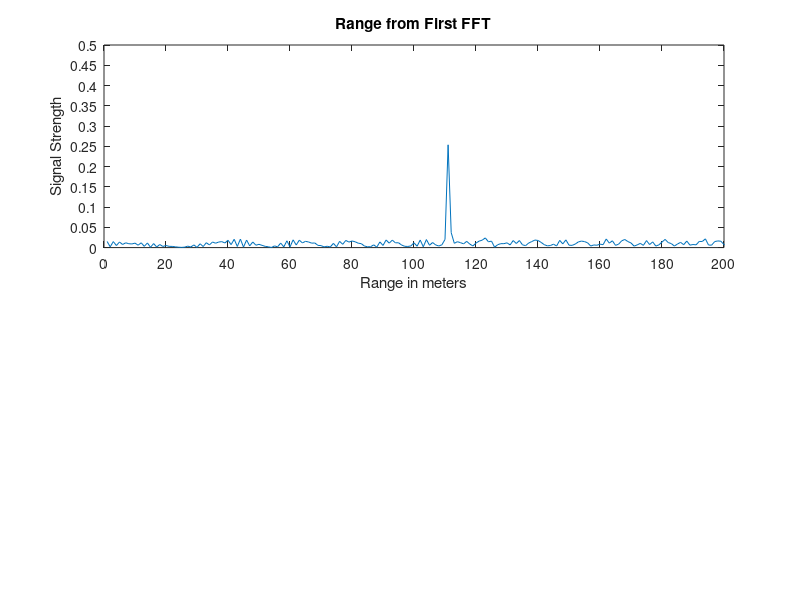
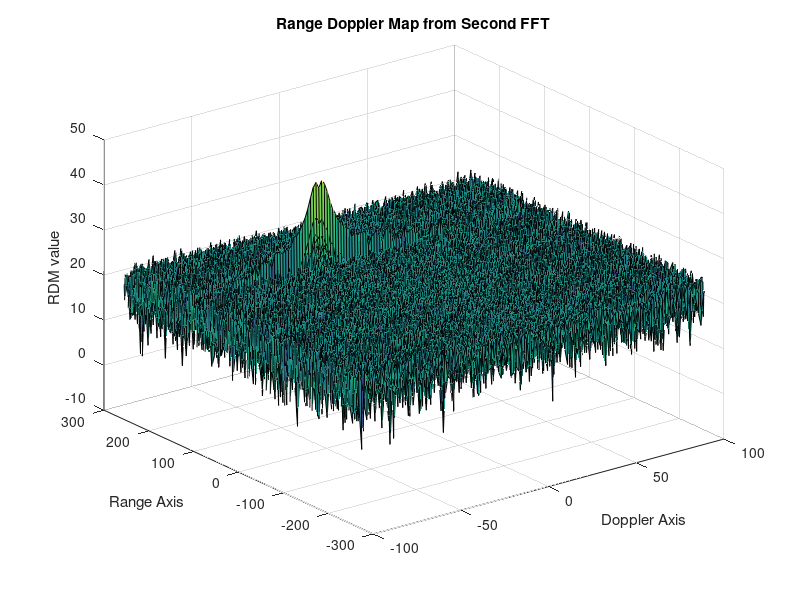

Reproduce these figures in MATLAB, in order. (Note: a time limit stopped this script after it produced the figures.)
clear all
clc;

%% Radar Specifications 
%%%%%%%%%%%%%%%%%%%%%%%%%%%
% Frequency of operation = 77GHz
% Max Range = 200m
% Range Resolution = 1 m
% Max Velocity = 100 m/s
%%%%%%%%%%%%%%%%%%%%%%%%%%%

%speed of light = 3e8
%% User Defined Range and Velocity of target
% *%TODO* :
% define the target's initial position and velocity. Note : Velocity
% remains contant
d0 = 110;         %initial position 
v0 = -28;        %initial velocity 


%% FMCW Waveform Generation

% *%TODO* :
%Design the FMCW waveform by giving the specs of each of its parameters.
% Calculate the Bandwidth (B), Chirp Time (Tchirp) and Slope (slope) of the FMCW
% chirp using the requirements above.


%Operating carrier frequency of Radar 
fc= 77e9;             %carrier freq
r_res = 1;
c = 3e8;
Rmax = 200;

Bsweep = c/(2*r_res); % Sweep bandwidth
Tchirp = 5.5*2*Rmax/c; % Chirp time
slope = Bsweep/Tchirp; % slope of a single chirp
                                                          
%The number of chirps in one sequence. Its ideal to have 2^ value for the ease of running the FFT
%for Doppler Estimation. 
Nd=128;                   % #of doppler cells OR #of sent periods % number of chirps

%The number of samples on each chirp. 
Nr=1024;                  %for length of time OR # of range cells

% Timestamp for running the displacement scenario for every sample on each
% chirp
t=linspace(0,Nd*Tchirp,Nr*Nd); %total time for samples


%Creating the vectors for Tx, Rx and Mix based on the total samples input.
Tx=zeros(1,length(t)); %transmitted signal
Rx=zeros(1,length(t)); %received signal
Mix = zeros(1,length(t)); %beat signal

%Similar vectors for range_covered and time delay.
r_t=zeros(1,length(t));
td=zeros(1,length(t));


%% Signal generation and Moving Target simulation
% Running the radar scenario over the time. 

for i=1:length(t)         
    
    
    % *%TODO* :
    %For each time stamp update the Range of the Target for constant velocity. 
    r_t(i) = d0 + v0*t(i);
    td(i) = 2*r_t(i)/c; 
    % *%TODO* :
    %For each time sample we need update the transmitted and
    %received signal. 
    Tx(i) = cos(2*pi*(fc*t(i) + slope*t(i)^2/2));
    Rx(i) = cos(2*pi*(fc*(t(i) - td(i)) + slope*(t(i) - td(i))^2/2));
    % *%TODO* :
    %Now by mixing the Transmit and Receive generate the beat signal
    %This is done by element wise matrix multiplication of Transmit and
    %Receiver Signal
    Mix(i) = Tx(i) * Rx(i);
    
end

%% RANGE MEASUREMENT


 % *%TODO* :
%reshape the vector into Nr*Nd array. Nr and Nd here would also define the size of
%Range and Doppler FFT respectively.
Mix = reshape(Mix,[Nr,Nd]);
 % *%TODO* :
%run the FFT on the beat signal along the range bins dimension (Nr) and
%normalize.
sig_fft1 = fft(Mix,Nr);  
sig_fft1 = sig_fft1./Nr;
 % *%TODO* :
% Take the absolute value of FFT output
sig_fft1 = abs(sig_fft1);  
 % *%TODO* :
% Output of FFT is double sided signal, but we are interested in only one side of the spectrum.
% Hence we throw out half of the samples.
single_side_sig_fft1 = sig_fft1(1:Nr/2);

%plotting the range
figure1 = figure ('Name','Range from First FFT');
subplot(2,1,1)

 % *%TODO* :
 % plot FFT output 
plot(single_side_sig_fft1); 
title('Range from First FFT')
xlabel('Range in meters') 
ylabel('Signal Strength') 
xticks(0:20:200);
yticks(0:0.05:0.5);
axis ([0 200 0 0.5]);

saveas(figure1, 'Output_Images/Range_First_FFT.png')

%% RANGE DOPPLER RESPONSE
% The 2D FFT implementation is already provided here. This will run a 2DFFT
% on the mixed signal (beat signal) output and generate a range doppler
% map.You will implement CFAR on the generated RDM


% Range Doppler Map Generation.

% The output of the 2D FFT is an image that has reponse in the range and
% doppler FFT bins. So, it is important to convert the axis from bin sizes
% to range and doppler based on their Max values.

Mix=reshape(Mix,[Nr,Nd]);

% 2D FFT using the FFT size for both dimensions.
sig_fft2 = fft2(Mix,Nr,Nd);

% Taking just one side of signal from Range dimension.
sig_fft2 = sig_fft2(1:Nr/2,1:Nd);
sig_fft2 = fftshift (sig_fft2);
RDM = abs(sig_fft2);
RDM = 10*log10(RDM) ;

%use the surf function to plot the output of 2DFFT and to show axis in both
%dimensions
doppler_axis = linspace(-100,100,Nd);
range_axis = linspace(-200,200,Nr/2)*((Nr/2)/400);
figure2 = figure('Name','Range Doppler Map from Second FFT');
surf(doppler_axis,range_axis,RDM);
title('Range Doppler Map from Second FFT')
xlabel('Doppler Axis') 
ylabel('Range Axis')
zlabel('RDM value') 
saveas(figure2, 'Output_Images/Range_Doppler_MAP_Second_FFT.png')

%% CFAR implementation

%Sliding Window comprising of CUT,Guard Cells and Training Cells through the complete Range Doppler Map

% *%TODO* :
%Configuring the sliding window dimensions
%Select the number of Training Cells in both dimensions Tcr:Row and Tcd:Colums
Tcr = 9;
Tcd = 8;
% *%TODO* :
%Select the number of Guard Cells in both dimensions Gcr:Row and Gcd:Colums around the Cell under 
%test (CUT) for accurate estimation
Gcr = 5;
Gcd = 5;
% *%TODO* :
% offset the threshold by SNR value in dB
offset = 1.4;

% *%TODO* :

%design a loop such that it slides the CUT across range doppler map by
%giving margins at the edges for Training and Guard Cells.
%For every iteration sum the signal level within all the training
%cells. To sum convert the value from logarithmic to linear using db2pow
%function. Average the summed values for all of the training
%cells used. After averaging convert it back to logarithimic using pow2db.
%Further add the offset to it to determine the threshold. Next, compare the
%signal under CUT with this threshold. If the CUT level > threshold assign
%it a value of 1, else equate it to 0.


% Use RDM[x,y] as the matrix from the output of 2D FFT for implementing
% CFAR






%Normalising the RDM Matrix
RDM = RDM/max(max(RDM));

% The row number of the CUT(Cell under test) will vary from Tcr+Gcr+1(Training band rows + Guard band rows + 1) as First CUT will be located in this row
% It will go till (Nr/2)-(Gcr+Tcr); subtracting by Nr/2 as the that is the last rows number in the RDM matrix
% Because while Taking just one side of signal from Range dimension. FFT2 was calculated for half of the sample (Positive returns) 
% sig_fft2 = sig_fft2(1:Nr/2,1:Nd)
for i = Tcr+Gcr+1:(Nr/2)-(Gcr+Tcr)
    % Similarly column number of the CUT cell will vary from Tcd+Gcd+1(Training band columns + Guard band columns + 1) as first column 
    % It will go till Nd-(Gcd+Tcd); subtracting by Nd(Number of chirps in the signal Mixed signal) as that is the last column number in the RDM matrix
    for j = Tcd+Gcd+1:Nd-(Gcd+Tcd)
        
       % Vector to store noise_level for each iteration on training cells
        noise_level = zeros(1,1);
        
        % Calculate noise SUM in the area around CUT excluding the Guard cells area 
        
        % while calculating the noise iterating is done from the left extreme end: i-(Tcr+Gcr) to the right extreme end: i+(Tcr+Gcr) of the sliding window 
        % surrounding the current CUT in consideration: i
        for p = i-(Tcr+Gcr) : i+(Tcr+Gcr)
            for q = j-(Tcd+Gcd) : j+(Tcd+Gcd)
                % Excluding the cells lying in the Guard cells area of the sliding window 
                if (abs(i-p) > Gcr || abs(j-q) > Gcd)
                    % converting the RDM value back to db as earlier it was stored as power of the signal using
                    % RDM = 10*log10(RDM) above while collecting the RDM using 2nd FFT
                    noise_level = noise_level + db2pow(RDM(p,q));
                end
            end
        end
        
        % Convert the averaged noise for the RDM above to db so that;  offset in dbs can directly be added and Adaptive threshold could 
        % calculated for the particular sliding window position in the RDM 
        threshold = pow2db(noise_level/(2*(Tcd+Gcd+1)*2*(Tcr+Gcr+1)-(Gcr*Gcd)-1));
        threshold = threshold + offset;
        CUT = RDM(i,j);
        
        if (CUT < threshold)
            RDM(i,j) = 0;
        else
            RDM(i,j) = 1;
        end
    end
end 

% *%TODO* :
% The process above will generate a thresholded block, which is smaller 
%than the Range Doppler Map as the CUT cannot be located at the edges of
%matrix. Hence,few cells will not be thresholded. To keep the map size same
% set those values to 0. 
RDM(union(1:(Tcr+Gcr),end-(Tcr+Gcr-1):end),:) = 0;  % Rows
RDM(:,union(1:(Tcd+Gcd),end-(Tcd+Gcd-1):end)) = 0;  % Columns 


% *%TODO* :
%display the CFAR output using the Surf function like we did for Range
%Doppler Response output.
figure3 = figure('Name','CA-CFAR Filtered RDM');
surf(doppler_axis,range_axis,RDM);
colorbar;
title('CA-CFAR Filtered RDM with only Target and no Clutter')
xlabel('Doppler Axis') 
ylabel('Range Axis')
zlabel('RDM value') 
saveas(figure3, 'Output_Images/CA-CFAR_Filtered_RDM.png')


 
 
